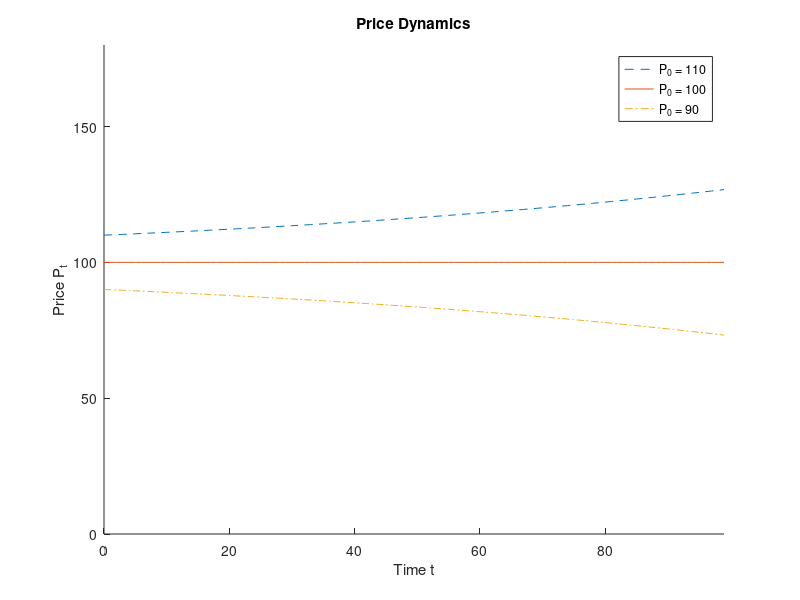
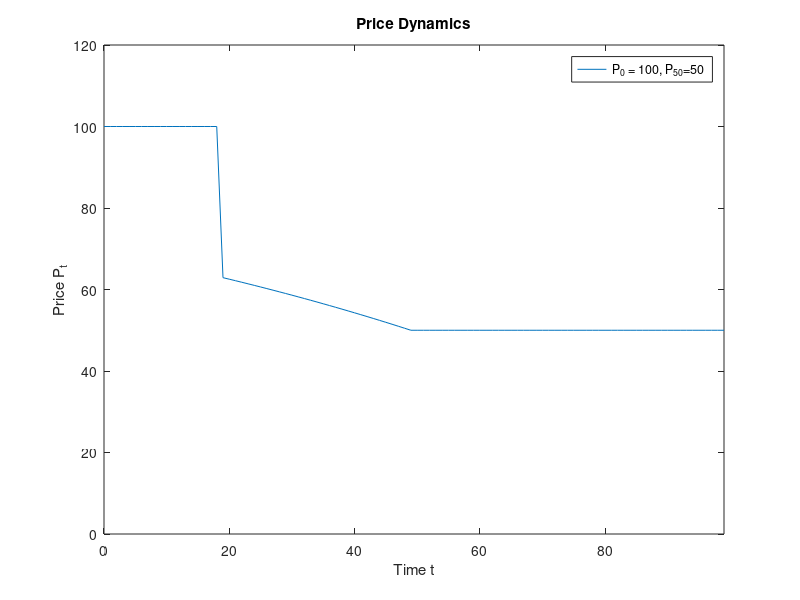

MATLAB code for these plots, in order:
% PROGRAM NAME: ps1
%
% This program generates and plots the price dynamics given the first-order 
% difference equation discussed in the problem set given some initial price 
%
% Prepared by Fu Tan
% Last update: 09/08/15
% Modified by Alex von Hafften on 09/08/2020

clear;
clc;

%%%%%%%%%%%%%%%%%%
% Problem #3
%%%%%%%%%%%%%%%%%%%

%%%%%%%%%%%%%
% PARAMETERS
%%%%%%%%%%%%%
r = 0.01; % interest rate
d = 1; % constant dividend
p0 = d/r; % initial price
shock = 10;
p0_neg = d/r-shock; % initial price with negative shock
p0_pos = d/r+shock; % initial price with positive shock
dim = 99; % terminal period t = 99

%%%%%%%%%%%%%%%%%
% INITIALIZATION
%%%%%%%%%%%%%%%%%
pvector = zeros(dim+1,1); % creating a vector of price from t=0 to t=99
pvector_neg = zeros(dim+1,1);
pvector_pos = zeros(dim+1,1);

tvector = linspace(0,dim,dim+1)'; % creating a vector for time from 0 to 99

pvector(1) = p0; % giving value to the first element of the price 
                       % vector with the initial price
pvector_neg(1) = p0_neg;
pvector_pos(1) = p0_pos;

%%%%%%%%%%%
% DYNAMICS
%%%%%%%%%%%

for n = 2:dim+1 % starting from t = 1 to t = 100 
    % updating the price in the 
    % next period with the first-
    % order difference equation
    pvector(n) = (1+r)*pvector(n-1)-d;
    pvector_neg(n) = (1+r)*pvector_neg(n-1)-d;
    pvector_pos(n) = (1+r)*pvector_pos(n-1)-d;
end

%%%%%%%%
% PLOTS
%%%%%%%%
figure();
hold on;
plot(tvector(:),pvector_pos(:), '--');
plot(tvector(:),pvector(:));
plot(tvector(:),pvector_neg(:), '-.');
title('Price Dynamics');
xlabel('Time t'); ylabel('Price P_t');
legend('P_0 = 110','P_0 = 100','P_0 = 90','Location','Northeast');
axis([0 dim 0 180])


%%%%%%%%%%%%%%
% Problem #4
%%%%%%%%%%%%%%

clear;
clc;

%%%%%%%%%%%%%
% PARAMETERS
%%%%%%%%%%%%%
d = 1; % constant dividend
fomc_annc = 20; % period of FOMC announcement
fomc_chng = 50; % period of rate change
dim = 99; % terminal period t = 99
r_pre = 0.01; % risk-free rate before FOMC
r_post = 0.02; % risk-free rate after FOMC


%%%%%%%%%%%%%%%%%
% INITIALIZATION
%%%%%%%%%%%%%%%%%
rvector = [r_pre*ones(1, fomc_chng-1) r_post*ones(1, dim-fomc_chng+1)];

pvector = zeros(dim+1,1); % creating a vector of price from t=0 to t=99

tvector = linspace(0,dim,dim+1)'; % creating a vector for time from 0 to 99

pvector(1) = d/rvector(1); 
                       % giving value to the first element of the price 
                       % vector with the initial price
pvector(fomc_chng) = d/rvector(fomc_chng);
                       % giving the steady state price on the day of the 
                       % rate change

%%%%%%%%%%%
% DYNAMICS
%%%%%%%%%%%

% Steady state before FOMC announcement
for n = 2:fomc_annc-1
    pvector(n) = (1+rvector(n-1))*pvector(n-1)-d;
end

% Transition period between announcement and rate change
for n = fomc_chng-1:-1:fomc_annc
    pvector(n) = (d+pvector(n+1))/(1+rvector(n));
end

% Steady state after rate change
for n = fomc_chng:dim+1
    pvector(n) = (1+rvector(n-1))*pvector(n-1)-d;
end


%%%%%%%%
% PLOTS
%%%%%%%%
figure();
plot(tvector(:),pvector(:));
hold on;
title('Price Dynamics');
xlabel('Time t'); ylabel('Price P_t');
legend('P_0 = 100, P_{50}=50','Location','Northeast');
axis([0 dim 0 120])
